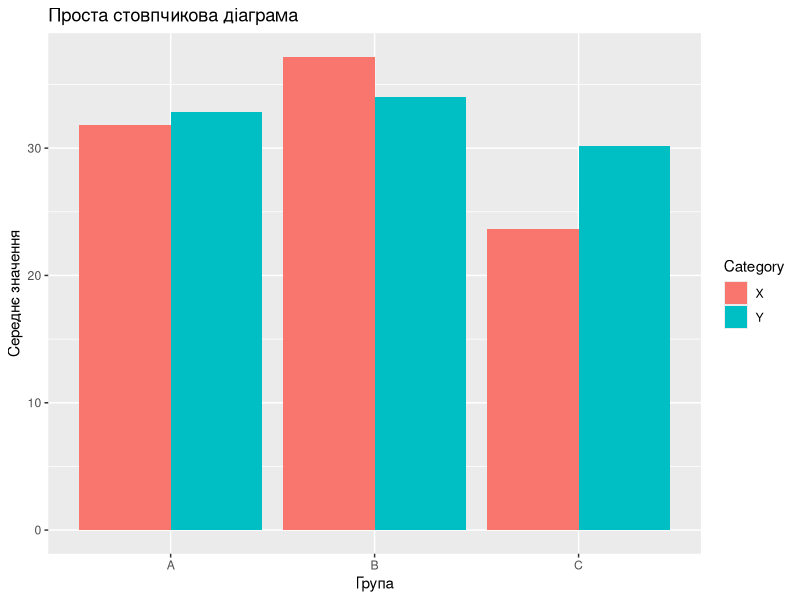
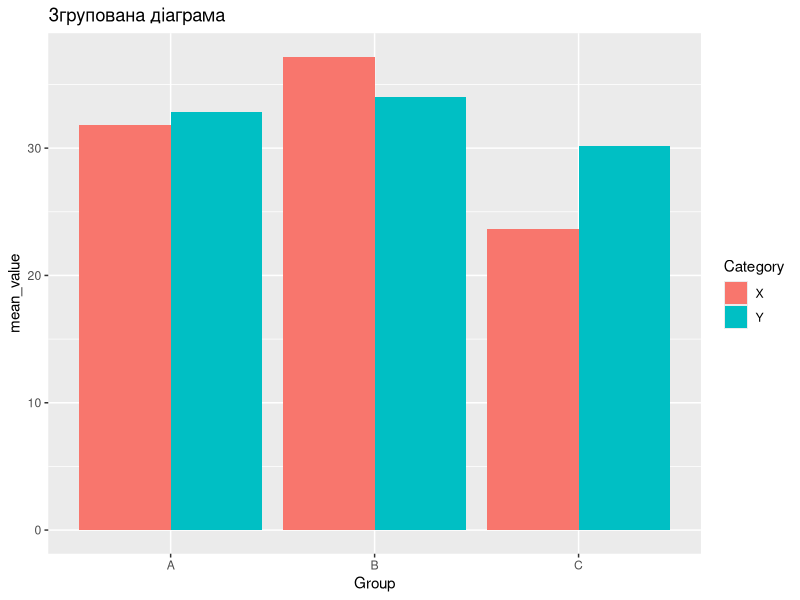
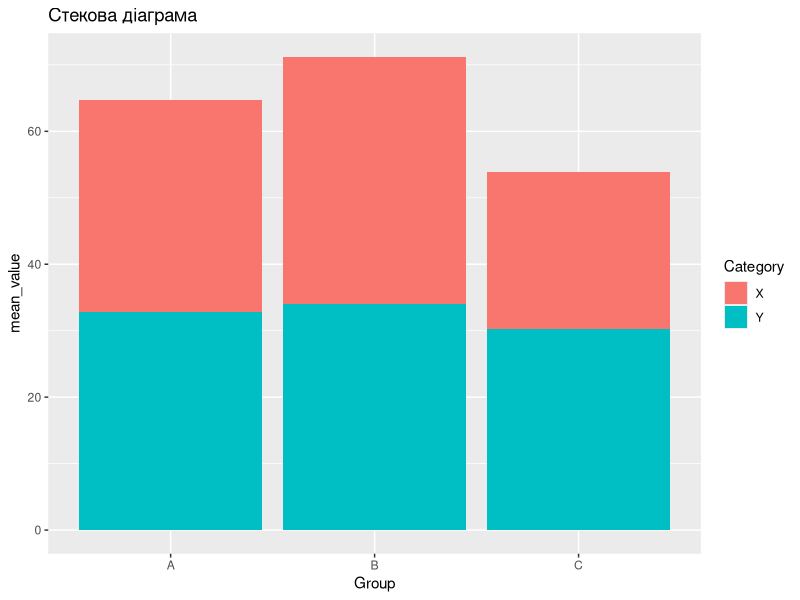
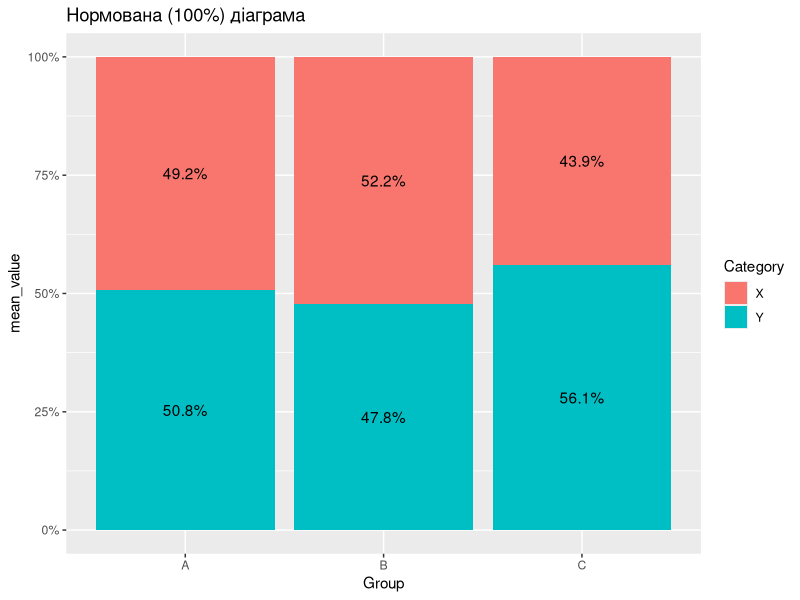
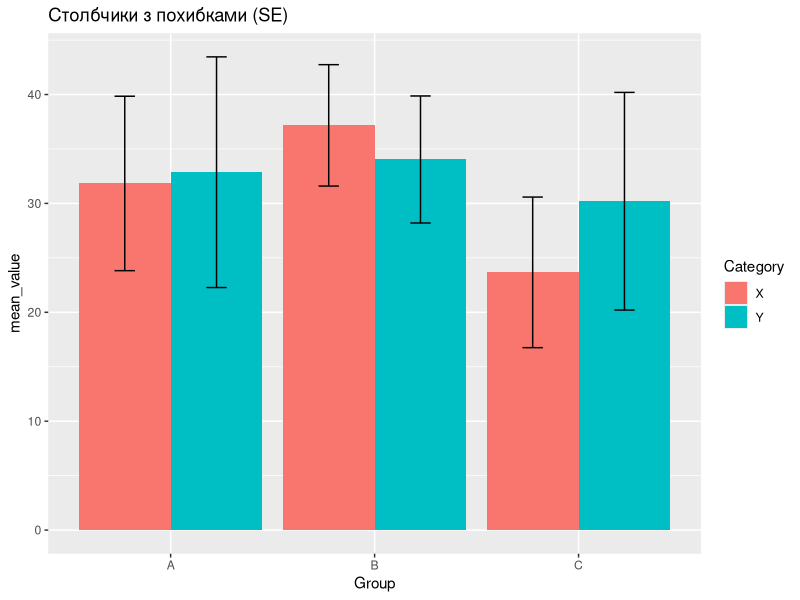
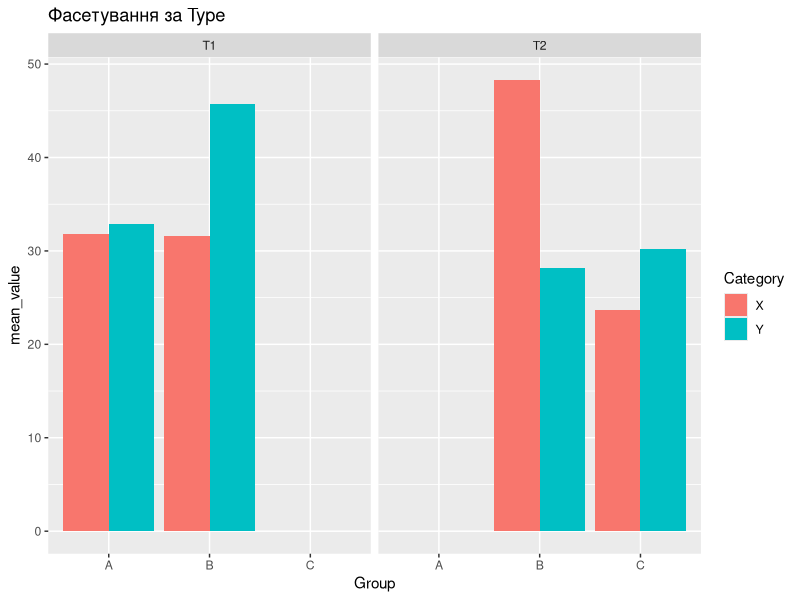
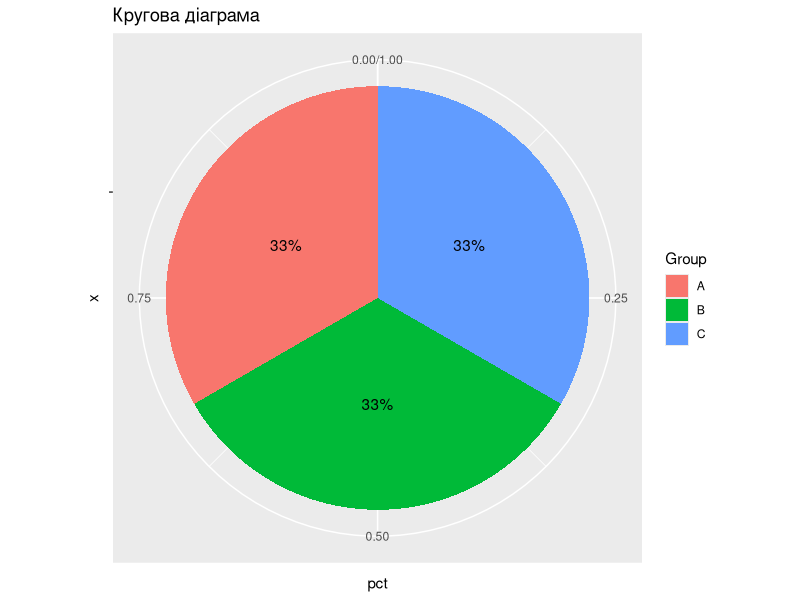
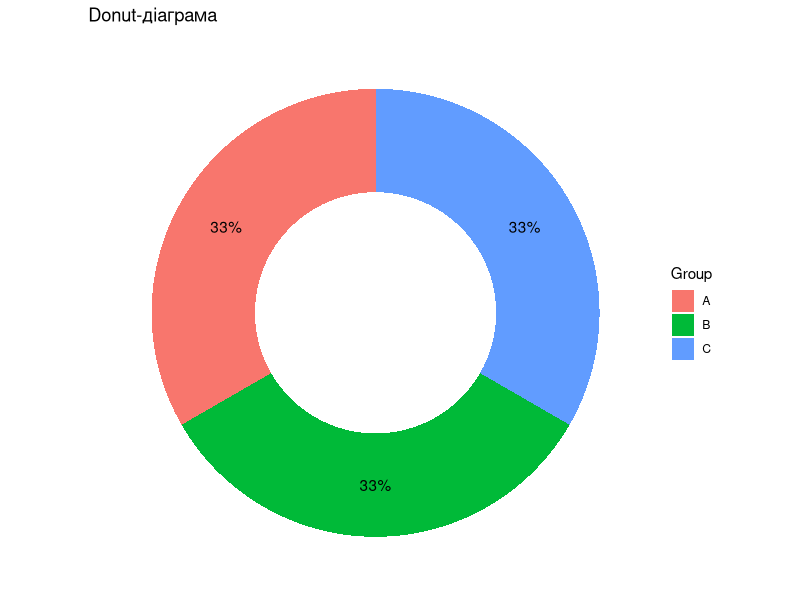

Write the R code that produced these figures, in order.
library(ggplot2)
library(dplyr)
install.packages("tidyr")
library(tidyr)
library(scales)

set.seed(123)

data <- tibble(
  Group = rep(c("A", "B", "C"), each = 6),
  Category = rep(c("X", "Y"), times = 9),
  Value = round(runif(18, 10, 50), 1)
)

data

agg <- data %>%
  group_by(Group, Category) %>%
  summarise(
    mean_value = mean(Value),
    se = sd(Value) / sqrt(n()),
    .groups = "drop"
  )

agg

ggplot(agg, aes(x = Group, y = mean_value, fill = Category)) +
  geom_col(position = "dodge") +
  labs(
    title = "Проста стовпчикова діаграма",
    x = "Група",
    y = "Середнє значення"
  )

ggplot(agg, aes(x = Group, y = mean_value, fill = Category)) +
  geom_col(position = position_dodge()) +
  labs(title = "Згрупована діаграма")

ggplot(agg, aes(x = Group, y = mean_value, fill = Category)) +
  geom_col(position = "stack") +
  labs(title = "Стекова діаграма")

ggplot(agg, aes(x = Group, y = mean_value, fill = Category)) +
  geom_col(position = "fill") +
  geom_text(
    aes(label = percent(mean_value / tapply(mean_value, Group, sum)[Group])),
    position = position_fill(vjust = 0.5)
  ) +
  scale_y_continuous(labels = percent_format()) +
  labs(title = "Нормована (100%) діаграма")

ggplot(agg, aes(x = Group, y = mean_value, fill = Category)) +
  geom_col(position = position_dodge(width = 0.9)) +
  geom_errorbar(
    aes(ymin = mean_value - se, ymax = mean_value + se),
    position = position_dodge(width = 0.9),
    width = 0.2
  ) +
  labs(title = "Столбчики з похибками (SE)")

data2 <- data %>%
  mutate(Type = rep(c("T1", "T2"), each = 9))

agg2 <- data2 %>%
  group_by(Type, Group, Category) %>%
  summarise(mean_value = mean(Value), .groups = "drop")


ggplot(agg2, aes(x = Group, y = mean_value, fill = Category)) +
  geom_col(position = "dodge") +
  facet_wrap(~Type) +
  labs(title = "Фасетування за Type")

pie_data <- data %>%
  count(Group) %>%
  mutate(pct = n / sum(n))

ggplot(pie_data, aes(x = "", y = pct, fill = Group)) +
  geom_col() +
  coord_polar(theta = "y") +
  geom_text(aes(label = percent(pct)), position = position_stack(vjust = 0.5)) +
  labs(title = "Кругова діаграма")

ggplot(pie_data, aes(x = 2, y = pct, fill = Group)) +
  geom_col() +
  coord_polar(theta = "y") +
  geom_text(aes(label = percent(pct)), position = position_stack(vjust = 0.5)) +
  xlim(0.5, 2.5) +
  labs(title = "Donut-діаграма") +
  theme_void()

